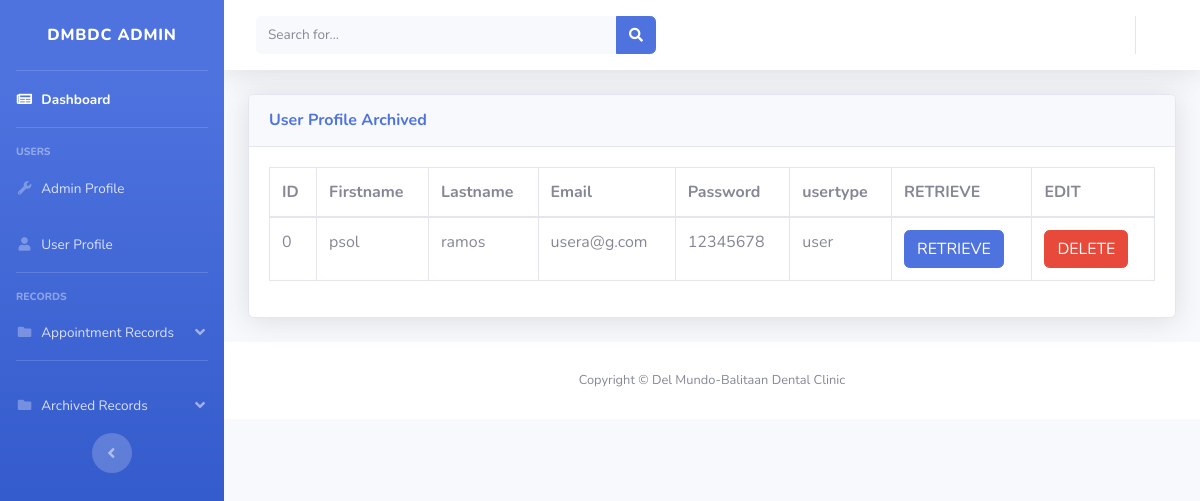
Screenshot of /admin/archiveduser.php with the database file from the repository.
### tables this page shows
CREATE TABLE `archived_user` (
  `id` int(11) NOT NULL,
  `firstname` varchar(50) NOT NULL,
  `lastname` varchar(50) NOT NULL,
  `email` varchar(50) NOT NULL,
  `password` varchar(50) NOT NULL,
  `usertype` varchar(50) NOT NULL
);

### admin/archiveduser.php (the view, shortened to what this page needs)
<?php
include('includes/header.php');
include('includes/navbar.php');
include('includes/navbar-top.php');
?>
<div class="container-fluid">
    <div class="card shadow mb-4">
        <div class="card-header py-3">
            <h6 class="m-0 font-weight-bold text-primary">User Profile Archived
            </h6>
        </div>
        <div class="card-body">
            <div class="table-responsive">
                <?php
            $connection = mysqli_connect("localhost", "root", "", "adminpanel");
            $query = "SELECT *FROM archived_user ORDER BY 'id'";
            $query_run = mysqli_query($connection, $query);
            ?>
                <table class="table table-bordered" id="dataTable" width="100%" cellspacing="0">
                    <thead>
                        <tr>
                            <th> ID </th>
                            <th>Firstname</th>
                            <th>Lastname</th>
                            <th>Email </th>
                            <th>Password</th>
                            <th>usertype</th>
                            <th>RETRIEVE</th>
                            <th>EDIT</th>
                        </tr>
                    </thead>
                    <tbody>
                    <?php
                        if(mysqli_num_rows($query_run) > 0)
                        {
                            while($row = mysqli_fetch_assoc($query_run))
                            {
                        ?>
                            <tr>
                                <td><?php  echo $row['id']; ?></td>
                                <td><?php  echo $row['firstname']; ?></td>
                                <td><?php  echo $row['lastname']; ?></td>
                                <td><?php  echo $row['email']; ?></td>
                                <td><?php  echo $row['password']; ?></td>
                                <td><?php  echo $row['usertype']; ?></td>
                                <td>
                                    <form action="code.php" method="post">
                                        <button type="submit" name="retrieved_btn1" class="btn btn-primary">RETRIEVE</button>
                                    </form>
                            </td>
                                <td>
                                    <form action="code.php" method="post">
                                        <button type="submit" name="delete_userbtn" class="btn btn-danger">DELETE</button>
                                    </form>
                                </td>
                            </tr>
                        <?php
                            }
                        }
                        else {
                            echo "No Record Found";
                        }
                        ?>
                    </tbody>
                </table>
            </div>
        </div>
    </div>
</div>
<?php
include('includes/footer.php');
?>

### rows the page displays
archived_user: id "0", firstname "psol", lastname "ramos", email "usera@g.com", password "12345678", usertype "user"
